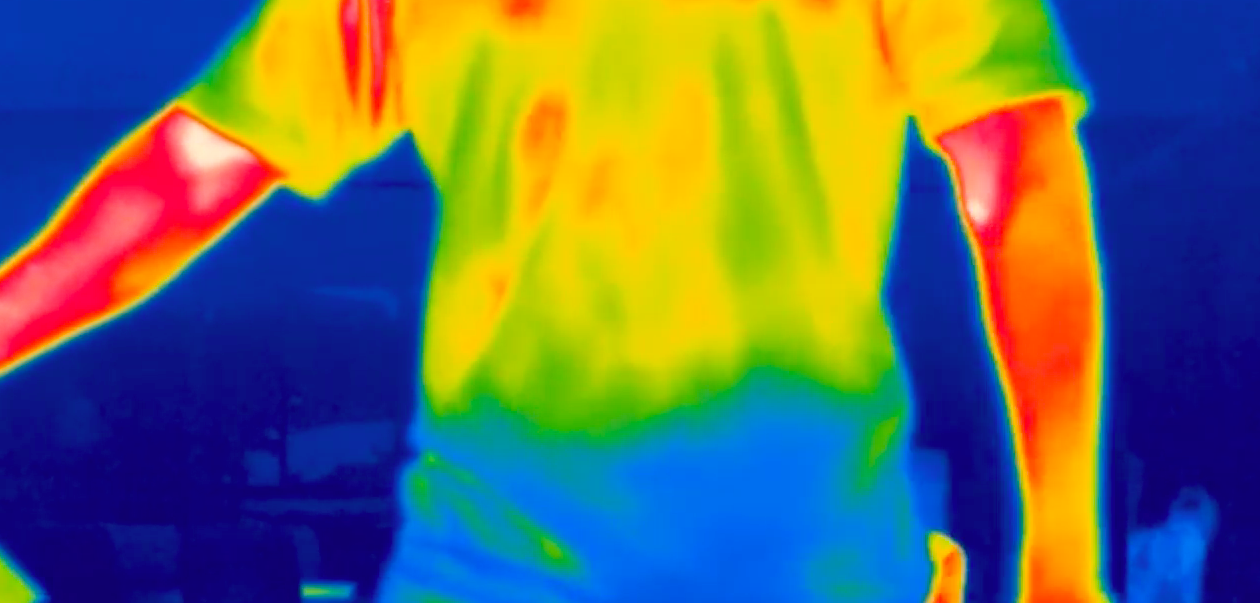
#> input picture src/ssthermal.png, 1260 x 603 px; its folder holds only this picture in this run
$ python -i cobathermalv2.1.py   (imports and definitions only)
#> lines starting #> are read from the running program, lines starting #| are printed output that depends on the picture; after the words box and inside, x2 and y2 are one past the last pixel; in counts of white or black regions, pixels touching at a corner belong together
#> further down, picture is the input picture: shape (603, 1260, 3); mean B, G, R 93.6, 107.4, 100
from flask import Flask, render_template, Response, jsonify, request
import cv2
import numpy as np
import threading
import time

# [1 line not run here, left out]

average_temperature = 0
lock = threading.Lock()

def get_temperature_value(color_name):
    temperature_values = {
        'Red': (36, 45),
        'Orange': (26, 35),
        'Yellow': (16, 25),
        'Green': (6, 15),
        'Blue': (0, 5)
    }
    return temperature_values.get(color_name, (0, 0))

def detect_and_label_temperature(frame):
    hsv = cv2.cvtColor(frame, cv2.COLOR_BGR2HSV)
#> hsv: shape (603, 1260, 3); mean H, S, V 79.6, 245.7, 191.9

    boundaries = [
        ([0, 50, 50], [10, 255, 255], 'Red'),
        ([11, 50, 50], [25, 255, 255], 'Orange'),
        ([26, 50, 50], [34, 255, 255], 'Yellow'),
        ([35, 50, 50], [85, 255, 255], 'Green'),
        ([86, 50, 50], [130, 255, 255], 'Blue')
    ]

    total_area = 0
    weighted_temp_sum = 0
    detected_rects = 0

    for (lower, upper, color_name) in boundaries:
        lower = np.array(lower, dtype="uint8")
        upper = np.array(upper, dtype="uint8")
        mask = cv2.inRange(hsv, lower, upper)

        contours, _ = cv2.findContours(mask.copy(), cv2.RETR_EXTERNAL, cv2.CHAIN_APPROX_SIMPLE)

        for contour in contours:
            area = cv2.contourArea(contour)
            if area > 500:
                x, y, w, h = cv2.boundingRect(contour)
                cv2.rectangle(frame, (x, y), (x + w, y + h), (0, 255, 0), 2)
                temperature_range = get_temperature_value(color_name)
                avg_temp = np.mean(temperature_range)
                weighted_temp_sum += avg_temp * area
                total_area += area
                detected_rects += 1
                temperature_label = f"{avg_temp:.1f} C"
                cv2.putText(frame, temperature_label, (x, y - 10), cv2.FONT_HERSHEY_SIMPLEX, 0.7, (36, 255, 12), 2)
#> this loop made 5 passes
#> pass 1, in detect_and_label_temperature, `mask = cv2.inRange(hsv, lower, upper)`:
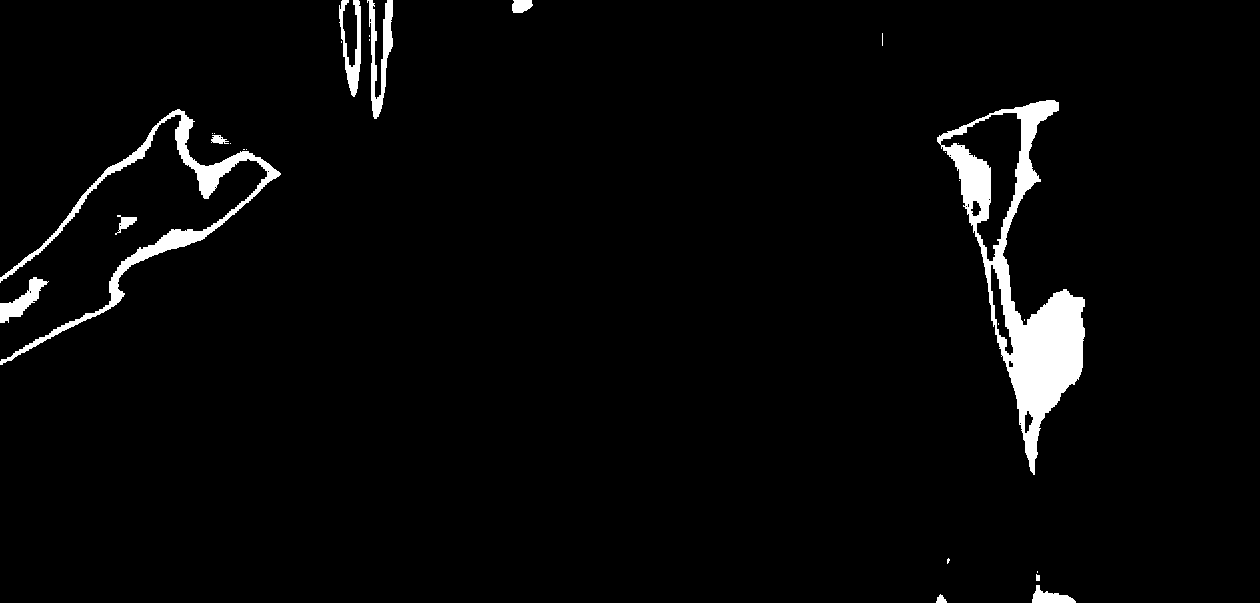
#> mask: shape (603, 1260); 3.1% white; 27 white regions (16 under 20 px), largest, box (x1, y1, x2, y2) and area: (937, 100, 1085, 475) 13977, (0, 109, 281, 365) 5765, (367, 0, 393, 119) 1329
#> pass 2, in detect_and_label_temperature, `mask = cv2.inRange(hsv, lower, upper)`:
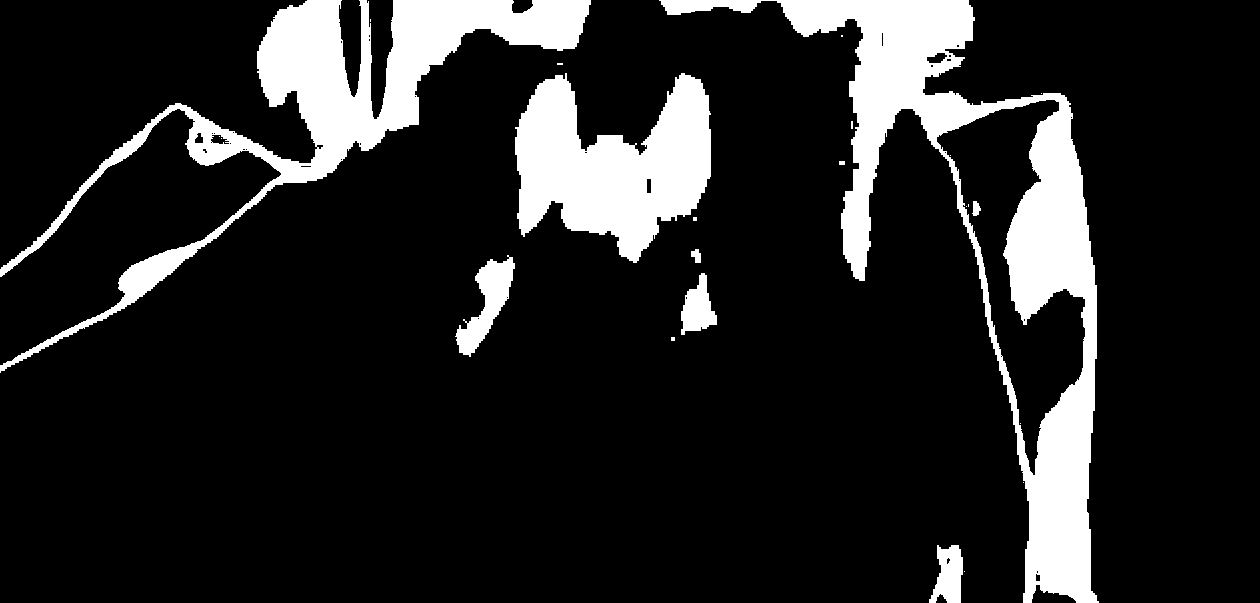
#> mask: shape (603, 1260); 14.4% white; 24 white regions (15 under 20 px), largest, box (x1, y1, x2, y2) and area: (659, 0, 1099, 603) 48457, (0, 0, 591, 373) 33130, (515, 73, 711, 263) 22450
#> pass 3, in detect_and_label_temperature, `mask = cv2.inRange(hsv, lower, upper)`:
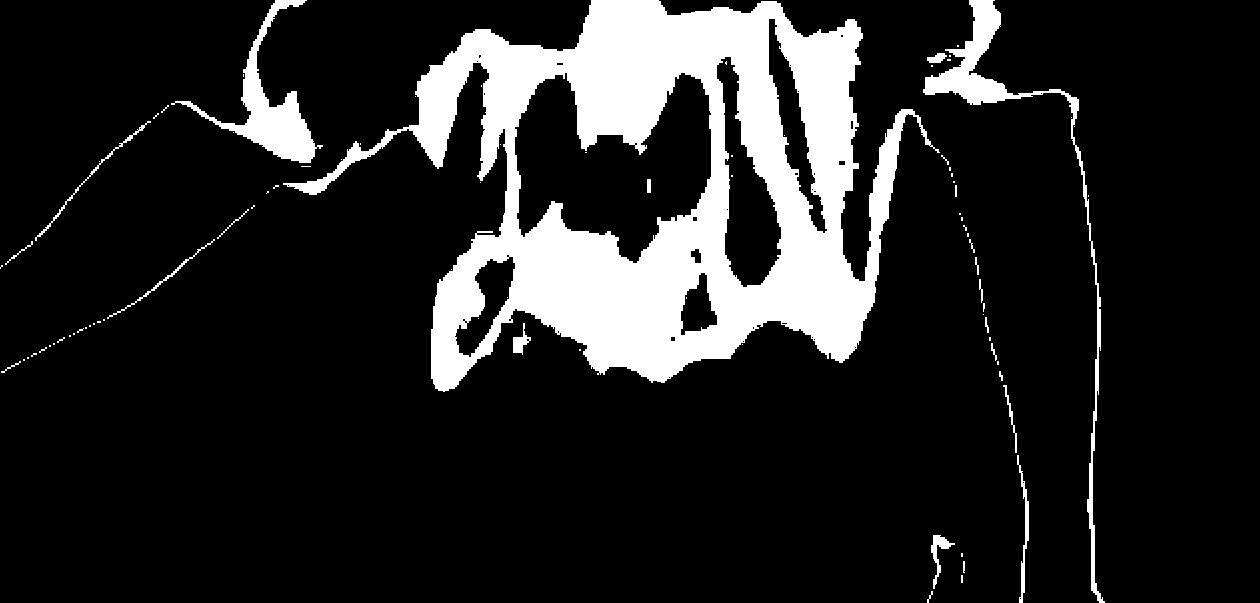
#> mask: shape (603, 1260); 14.7% white; 86 white regions (62 under 20 px), largest, box (x1, y1, x2, y2) and area: (283, 0, 940, 392) 97983, (923, 0, 1105, 603) 5666, (171, 0, 323, 163) 5034
#> after the loop:
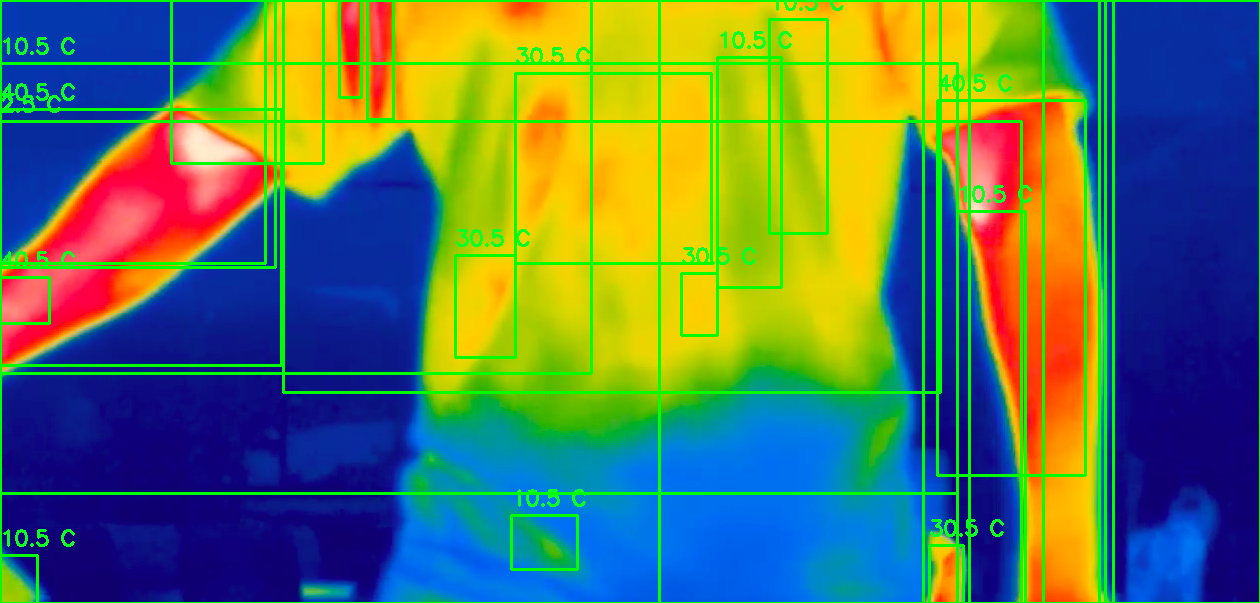
#> frame: shape (603, 1260, 3); 8.38% of pixels changed, all inside (x1, y1, x2, y2) = (0, 0, 1260, 603)
#> after the loop, detected_rects = 25; total_area = 775502; weighted_temp_sum = 9600840

    if total_area > 0:
        weighted_average_temp = weighted_temp_sum / total_area
#> weighted_average_temp = 12.38
    else:
        weighted_average_temp = 0

    return frame, weighted_average_temp, detected_rects

# [37 lines left out: function generate_frames, not called in this run]


# [3 lines that did not run here, left out]


# [3 lines that did not run here, left out]


# [5 lines that did not run here, left out]

# [6 lines that did not run here, left out]


# [2 lines not run here, left out]

>>> import cv2
>>> picture = cv2.imread('src/ssthermal.png')
>>> result = detect_and_label_temperature(picture)
